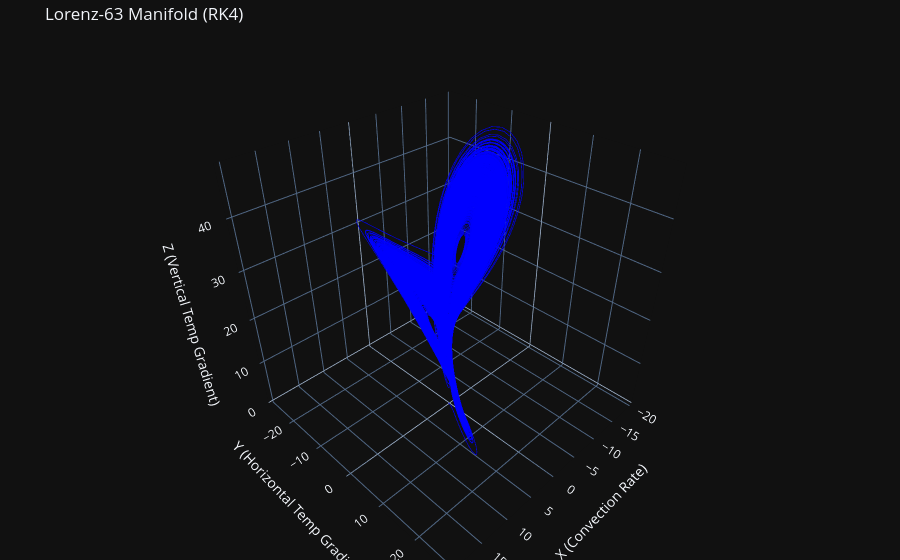

Notebook code for this chart:
### Code cell
import plotly.graph_objects as go
plot_data = dataset[:100000].numpy()
fig = go.Figure(data=[go.Scatter3d(
    x=plot_data[:, 0],
    y=plot_data[:, 1],
    z=plot_data[:, 2],
    mode='lines',
    opacity=0.8,
    line=dict(
        color='blue',
        width=1.5
    ),
    name='Lorenz Ground Truth'
)])
fig.update_layout(
    title="Lorenz-63 Manifold (RK4)",
    template="plotly_dark",
    scene=dict(
        xaxis_title='X (Convection Rate)',
        yaxis_title='Y (Horizontal Temp Gradient)',
        zaxis_title='Z (Vertical Temp Gradient)',
        aspectmode='cube'
    ),
    margin=dict(l=0, r=0, b=0, t=40)
)
fig.show()
print(f"Data range check:")
print(f"X: {dataset[:,0].min():.2f} to {dataset[:,0].max():.2f}")
print(f"Y: {dataset[:,1].min():.2f} to {dataset[:,1].max():.2f}")
print(f"Z: {dataset[:,2].min():.2f} to {dataset[:,2].max():.2f}")

### Figure 1 — Plotly figure (JSON) as saved in the notebook; plotly's stock layout.template omitted (floating-point values rounded to 4 significant figures; data arrays with more than 128 entries replaced by an {"elided": "..."} marker saying what was removed)
{"data": [{"line": {"color": "blue", "width": 1.5}, "mode": "lines", "name": "Lorenz Ground Truth", "opacity": 0.8, "type": "scatter3d", "x": {"elided": "100000 float values"}, "y": {"elided": "100000 float values"}, "z": {"elided": "100000 float values"}}], "layout": {"margin": {"b": 0, "l": 0, "r": 0, "t": 40}, "scene": {"aspectmode": "cube", "xaxis": {"title": {"text": "X (Convection Rate)"}}, "yaxis": {"title": {"text": "Y (Horizontal Temp Gradient)"}}, "zaxis": {"title": {"text": "Z (Vertical Temp Gradient)"}}}, "title": {"text": "Lorenz-63 Manifold (RK4)"}}}
